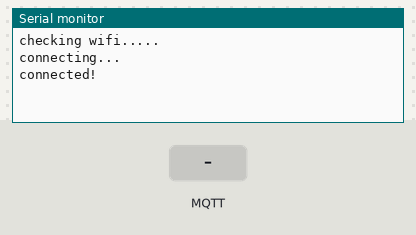
A sketch run on a simulated ESP32-C3. Parts: the last lines printed to the serial monitor. The test bench sets the inputs (shaded band). WiFi joins after 1.5 s; servers stay silent unless stated; no MQTT or app messages arrive unless stated.

Above: at 3.2 s.
3.3 s: MQTT message "1" arrives on the first subscribed topic
At 4.4 s:
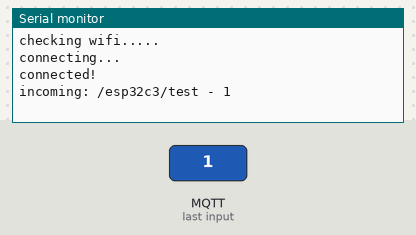
4.8 s: MQTT message "on" arrives on the first subscribed topic
At 5.4 s:
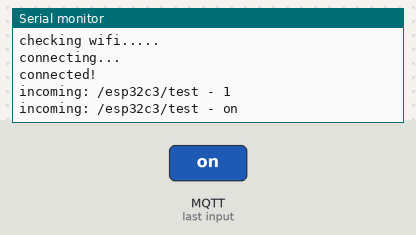
6.3 s: MQTT message "off" arrives on the first subscribed topic
At 6.8 s:
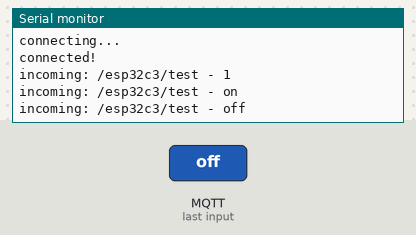

Measured:
- after the input at 3.3 s, the serial monitor: prints a new line at once (image 1)
- after the input at 4.8 s, the serial monitor: prints a new line at once (image 2)
- after the input at 6.3 s, the serial monitor: prints a new line at once (image 3)

The sketch:

lab2.mqtt.ino
```cpp
// This example uses an ESP32 Development Board
// to connect to shiftr.io.
//
// You can check on your device after a successful
// connection here: https://www.shiftr.io/try.
//
// by Joël Gähwiler
// https://github.com/256dpi/arduino-mqtt

#include <WiFi.h>
#include <MQTT.h>

const char ssid[] = "Livebox-08B0";
const char pass[] = "G79ji6dtEptVTPWmZP";
// Attention: ici vous pouvez proposer les credentials sur votre smartphone


WiFiClient net;
MQTTClient client;

unsigned long lastMillis = 0;

void connect() {
  Serial.print("checking wifi...");
  while (WiFi.status() != WL_CONNECTED) {
    Serial.print(".");
    delay(1000);
  }

  Serial.print("\nconnecting...");
  while (!client.connect("ESP32C3", "public", "public")) {
    Serial.print(".");
    delay(1000);
  }

  Serial.println("\nconnected!");

  client.subscribe("/esp32c3/test");
  // client.unsubscribe("/hello");
}

void messageReceived(String &topic, String &payload) {
  Serial.println("incoming: " + topic + " - " + payload);

  // Note: Do not use the client in the callback to publish, subscribe or
  // unsubscribe as it may cause deadlocks when other things arrive while
  // sending and receiving acknowledgments. Instead, change a global variable,
  // or push to a queue and handle it in the loop after calling `client.loop()`.
}

void setup() {
  Serial.begin(115200);
  WiFi.begin(ssid, pass);

  client.begin("broker.emqx.io",net);
  client.onMessage(messageReceived);

  connect();
}

void loop() {
  client.loop();
  delay(10);  // <- fixes some issues with WiFi stability

  if (!client.connected()) {
    connect();
  }

  // publish a message roughly every second.
  if (millis() - lastMillis > 4000) {
    lastMillis = millis();
    client.publish("/esp32c3/test", "world");
  }
}
```
